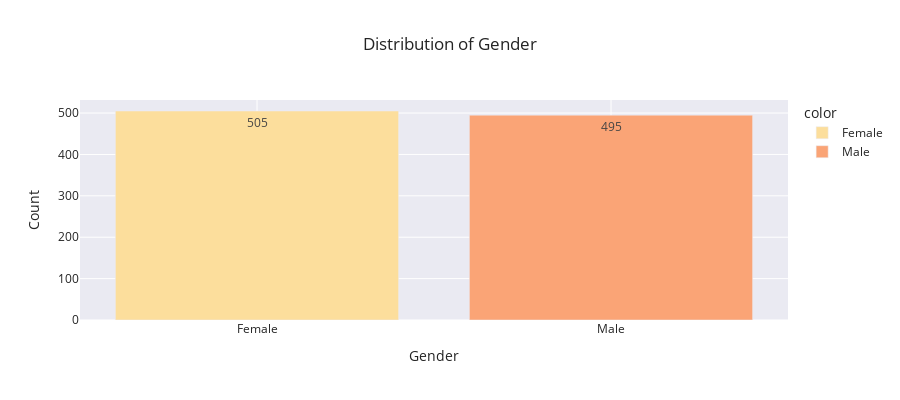

This figure's notebook cell:
### Code cell
# Distribution of the Gender Level Column
gender_counts = clairborne_df['Gender'].value_counts()

fig = px.bar(
    x=gender_counts.index,
    y=gender_counts.values,
    labels={'x': 'Gender', 'y': 'Count'},
    title='Distribution of Gender',
    color=gender_counts.index,
    color_discrete_sequence=px.colors.sequential.Sunsetdark,
    text_auto=True
)

fig.update_layout(
    xaxis_title='Gender',
    yaxis_title='Count',
    template='seaborn',
    width=900,
    height=400
)

fig.show()

### Figure 1 — Plotly figure (JSON) as saved in the notebook; plotly's stock layout.template omitted (floating-point values rounded to 4 significant figures)
{"data": [{"hovertemplate": "color=Female<br>Gender=%{x}<br>Count=%{y}<extra></extra>", "legendgroup": "Female", "marker": {"color": "rgb(252, 222, 156)", "pattern": {"shape": ""}}, "name": "Female", "orientation": "v", "showlegend": true, "textposition": "auto", "texttemplate": "%{y}", "type": "bar", "x": ["Female"], "xaxis": "x", "y": [505], "yaxis": "y"}, {"hovertemplate": "color=Male<br>Gender=%{x}<br>Count=%{y}<extra></extra>", "legendgroup": "Male", "marker": {"color": "rgb(250, 164, 118)", "pattern": {"shape": ""}}, "name": "Male", "orientation": "v", "showlegend": true, "textposition": "auto", "texttemplate": "%{y}", "type": "bar", "x": ["Male"], "xaxis": "x", "y": [495], "yaxis": "y"}], "layout": {"barmode": "relative", "height": 400, "legend": {"title": {"text": "color"}, "tracegroupgap": 0}, "title": {"text": "Distribution of Gender"}, "width": 900, "xaxis": {"anchor": "y", "domain": [0, 1], "title": {"text": "Gender"}}, "yaxis": {"anchor": "x", "domain": [0, 1], "title": {"text": "Count"}}}}
